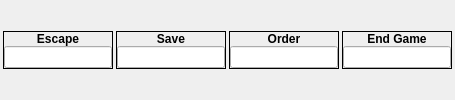
              <widget class="QWidget" name="widget_35" native="true">
               <layout class="QHBoxLayout" name="horizontalLayout_14">
                <property name="spacing">
                 <number>3</number>
                </property>
                <property name="leftMargin">
                 <number>3</number>
                </property>
                <property name="topMargin">
                 <number>0</number>
                </property>
                <property name="rightMargin">
                 <number>3</number>
                </property>
                <property name="bottomMargin">
                 <number>0</number>
                </property>
                <item>
                 <widget class="QFrame" name="gbCommandMessage_Escape">
                  <property name="sizePolicy">
                   <sizepolicy hsizetype="Preferred" vsizetype="Fixed">
                    <horstretch>0</horstretch>
                    <verstretch>0</verstretch>
                   </sizepolicy>
                  </property>
                  <property name="minimumSize">
                   <size>
                    <width>0</width>
                    <height>38</height>
                   </size>
                  </property>
                  <property name="maximumSize">
                   <size>
                    <width>16777215</width>
                    <height>38</height>
                   </size>
                  </property>
                  <property name="frameShape">
                   <enum>QFrame::Box</enum>
                  </property>
                  <layout class="QVBoxLayout" name="verticalLayout_88">
                   <property name="spacing">
                    <number>0</number>
                   </property>
                   <property name="margin">
                    <number>0</number>
                   </property>
                   <item>
                    <widget class="QLabel" name="label_83">
                     <property name="sizePolicy">
                      <sizepolicy hsizetype="Preferred" vsizetype="Fixed">
                       <horstretch>0</horstretch>
                       <verstretch>0</verstretch>
                      </sizepolicy>
                     </property>
                     <property name="font">
                      <font>
                       <weight>75</weight>
                       <bold>true</bold>
                      </font>
                     </property>
                     <property name="text">
                      <string>Escape</string>
                     </property>
                     <property name="alignment">
                      <set>Qt::AlignCenter</set>
                     </property>
                    </widget>
                   </item>
                   <item>
                    <widget class="QLineEdit" name="leCmdEscape"/>
                   </item>
                  </layout>
                 </widget>
                </item>
                <item>
                 <widget class="QFrame" name="gbCommandMessage_Save">
                  <property name="sizePolicy">
                   <sizepolicy hsizetype="Preferred" vsizetype="Fixed">
                    <horstretch>0</horstretch>
                    <verstretch>0</verstretch>
                   </sizepolicy>
                  </property>
                  <property name="minimumSize">
                   <size>
                    <width>0</width>
                    <height>38</height>
                   </size>
                  </property>
                  <property name="maximumSize">
                   <size>
                    <width>16777215</width>
                    <height>38</height>
                   </size>
                  </property>
                  <property name="frameShape">
                   <enum>QFrame::Box</enum>
                  </property>
                  <layout class="QVBoxLayout" name="verticalLayout_89">
                   <property name="spacing">
                    <number>0</number>
                   </property>
                   <property name="margin">
                    <number>0</number>
                   </property>
                   <item>
                    <widget class="QLabel" name="label_88">
                     <property name="sizePolicy">
                      <sizepolicy hsizetype="Preferred" vsizetype="Fixed">
                       <horstretch>0</horstretch>
                       <verstretch>0</verstretch>
                      </sizepolicy>
                     </property>
                     <property name="font">
                      <font>
                       <weight>75</weight>
                       <bold>true</bold>
                      </font>
                     </property>
                     <property name="text">
                      <string>Save</string>
                     </property>
                     <property name="alignment">
                      <set>Qt::AlignCenter</set>
                     </property>
                    </widget>
                   </item>
                   <item>
                    <widget class="QLineEdit" name="leCmdSave"/>
                   </item>
                  </layout>
                 </widget>
                </item>
                <item>
                 <widget class="QFrame" name="gbCommandMessage_Order">
                  <property name="sizePolicy">
                   <sizepolicy hsizetype="Preferred" vsizetype="Fixed">
                    <horstretch>0</horstretch>
                    <verstretch>0</verstretch>
                   </sizepolicy>
                  </property>
                  <property name="minimumSize">
                   <size>
                    <width>0</width>
                    <height>38</height>
                   </size>
                  </property>
                  <property name="maximumSize">
                   <size>
                    <width>16777215</width>
                    <height>38</height>
                   </size>
                  </property>
                  <property name="frameShape">
                   <enum>QFrame::Box</enum>
                  </property>
                  <layout class="QVBoxLayout" name="verticalLayout_90">
                   <property name="spacing">
                    <number>0</number>
                   </property>
                   <property name="margin">
                    <number>0</number>
                   </property>
                   <item>
                    <widget class="QLabel" name="label_89">
                     <property name="sizePolicy">
                      <sizepolicy hsizetype="Preferred" vsizetype="Fixed">
                       <horstretch>0</horstretch>
                       <verstretch>0</verstretch>
                      </sizepolicy>
                     </property>
                     <property name="font">
                      <font>
                       <weight>75</weight>
                       <bold>true</bold>
                      </font>
                     </property>
                     <property name="text">
                      <string>Order</string>
                     </property>
                     <property name="alignment">
                      <set>Qt::AlignCenter</set>
                     </property>
                    </widget>
                   </item>
                   <item>
                    <widget class="QLineEdit" name="leCmdOrder"/>
                   </item>
                  </layout>
                 </widget>
                </item>
                <item>
                 <widget class="QFrame" name="gbCommandMessage_EndGame">
                  <property name="sizePolicy">
                   <sizepolicy hsizetype="Preferred" vsizetype="Fixed">
                    <horstretch>0</horstretch>
                    <verstretch>0</verstretch>
                   </sizepolicy>
                  </property>
                  <property name="minimumSize">
                   <size>
                    <width>0</width>
                    <height>38</height>
                   </size>
                  </property>
                  <property name="maximumSize">
                   <size>
                    <width>16777215</width>
                    <height>38</height>
                   </size>
                  </property>
                  <property name="frameShape">
                   <enum>QFrame::Box</enum>
                  </property>
                  <layout class="QVBoxLayout" name="verticalLayout_91">
                   <property name="spacing">
                    <number>0</number>
                   </property>
                   <property name="margin">
                    <number>0</number>
                   </property>
                   <item>
                    <widget class="QLabel" name="label_90">
                     <property name="sizePolicy">
                      <sizepolicy hsizetype="Preferred" vsizetype="Fixed">
                       <horstretch>0</horstretch>
                       <verstretch>0</verstretch>
                      </sizepolicy>
                     </property>
                     <property name="font">
                      <font>
                       <weight>75</weight>
                       <bold>true</bold>
                      </font>
                     </property>
                     <property name="text">
                      <string>End Game</string>
                     </property>
                     <property name="alignment">
                      <set>Qt::AlignCenter</set>
                     </property>
                    </widget>
                   </item>
                   <item>
                    <widget class="QLineEdit" name="leCmdEndGame"/>
                   </item>
                  </layout>
                 </widget>
                </item>
               </layout>
              </widget>
